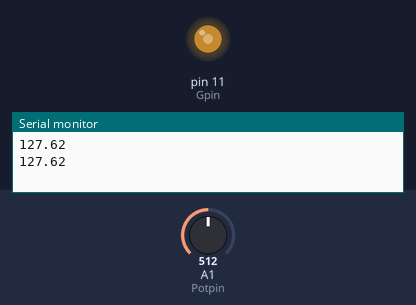
This sketch was run on a simulated Arduino Uno, built with avr-gcc and run on an emulated ATmega328P. Parts: output pins drawn as LEDs (lit = HIGH), the last lines printed to the serial monitor. Inputs (shaded band) come from the test bench; at power-on: A1 (Potpin) = 512.

Above: at 1.7 s.
1.8 s: A1 (Potpin) set to 716
At 2.2 s:
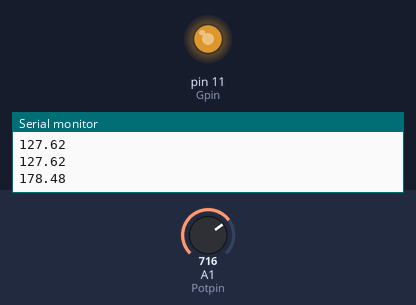
3.3 s: A1 (Potpin) set to 900
At 4.8 s:
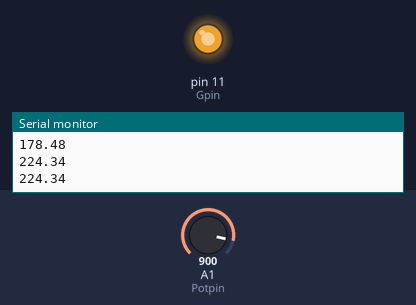
5.1 s: A1 (Potpin) set to 122
At 6.2 s:
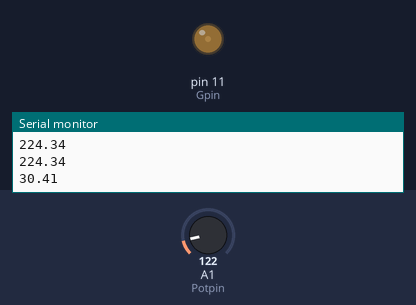
6.9 s: A1 (Potpin) set to 0
At 7.6 s:
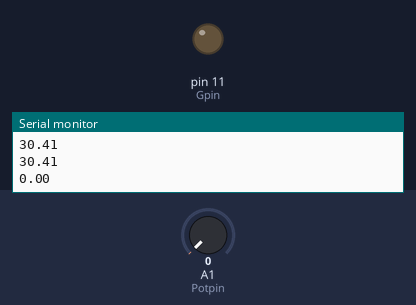
8.7 s: A1 (Potpin) set to 511
At 10.2 s:
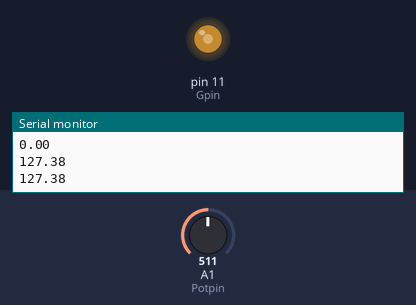
Timing chart, 0 to 11.5 s (numbered marks = the images above; inputs shaded):
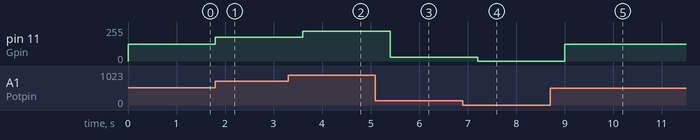

Measured:
- after the input at 1.8 s, pin 11 (Gpin): 127/255 → 178/255 at once
- after the input at 3.3 s, pin 11 (Gpin): 178/255 → 224/255 after 0.30 s
- after the input at 5.1 s, pin 11 (Gpin): 224/255 → 30/255 after 0.30 s
- after the input at 6.9 s, pin 11 (Gpin): 30/255 → 0/255 after 0.31 s
- after the input at 8.7 s, pin 11 (Gpin): 0/255 → 127/255 after 0.31 s

The sketch:

sketch_Dimmable_LED.ino
```cpp
int Potpin=A1;
int Gpin=11;
int potVal;
float LEDVal;
int Dtime(900);

void setup() {
  // put your setup code here, to run once:
pinMode(Potpin,INPUT);
pinMode(Gpin,OUTPUT);
Serial.begin(9600);
}

void loop() {
  // put your main code here, to run repeatedly:
potVal=analogRead(Potpin);
LEDVal=(255./1023.)* potVal;
analogWrite(Gpin,LEDVal);
Serial.println(LEDVal);
delay(Dtime);
}
```
